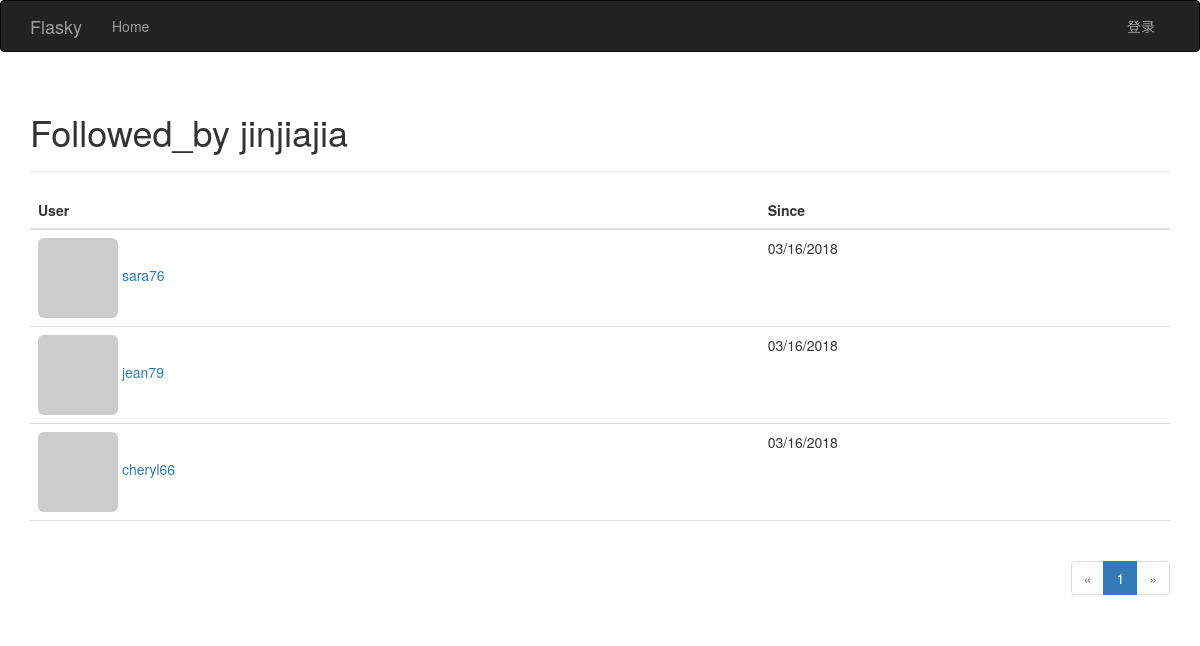
Page /followed_by/jinjiajia on the committed database.
### app/models.py (models this page shows, shortened)
class User(UserMixin, db.Model):
	__tablename__ = 'users'
	id = db.Column(db.Integer, primary_key=True)
	username = db.Column(db.String(64), unique=True, index=True)
	role_id = db.Column(db.Integer, db.ForeignKey('roles.id'))
	password_hash = db.Column(db.String(128))
	email = db.Column(db.String(64), unique=True, index=True)
	confirmed = db.Column(db.Boolean, default=False)
	name = db.Column(db.String(64))
	location = db.Column(db.String(64))
	about_me = db.Column(db.Text())
	member_since = db.Column(db.DateTime(), default=datetime.utcnow)
	last_seen = db.Column(db.DateTime(), default=datetime.utcnow)
	avatar_hash = db.Column(db.String(32))
	posts = db.relationship('Post', backref='author', lazy='dynamic')
	followed = db.relationship('Follow',
								foreign_keys=[Follow.follower_id],
								backref=db.backref('follower', lazy='joined'),
								lazy='dynamic',
								cascade='all, delete-orphan')
	followers = db.relationship('Follow',
								foreign_keys=[Follow.followed_id],
								backref=db.backref('followed',lazy='joined'),
								lazy='dynamic',
								cascade='all, delete-orphan')
	comments = db.relationship('Comment', backref='author', lazy='dynamic')
	@property
	def password(self):
		raise AttributeError('password is not a readable attribute')
	def gravatar(self, size=100, default='identicon', rating='g'):
		url = 'https://secure.gravatar.com/avatar'
		hash = self.avatar_hash or self.gravatar_hash()
		return '{url}/{hash}?s={size}&d={default}&r={rating}'.format(url=url, hash=hash, size=size, default=default, rating=rating)

class Follow(db.Model):
	__tablename__ = 'follows'
	follower_id = db.Column(db.Integer, db.ForeignKey('users.id'),primary_key=True)
	followed_id = db.Column(db.Integer, db.ForeignKey('users.id'), primary_key=True)
	timestamp = db.Column(db.DateTime, default=datetime.utcnow)

### app/main/views.py (the view)
@main.route('/followed_by/<username>')
def followed_by(username):
	user = User.query.filter_by(username=username).first()
	if user is None:
		flash('无效的用户')
		return redirect(url_for('.index'))
	page = request.args.get('page', 1, type=int)
	pagination = user.followed.paginate(
		page, per_page=current_app.config['FLASKY_FOLLOWERS_PER_PAGE'],
		error_out=False)
	follows = [{'user': item.followed, 'timestamp': item.timestamp}
			   for item in pagination.items]
	return render_template('followers.html', user=user, title='Followed_by',
						   endpoint='.followed_by', pagination=pagination,
						   follows=follows)

### app/auth/views.py (called while the page is built)
@auth.before_app_request
def before_request():
	if current_user.is_authenticated:
		current_user.ping()
		if not current_user.confirmed \
				and request.endpoint \
				and request.blueprint != 'auth' \
				and request.endpoint != 'static':
			return redirect(url_for('auth.unconfirmed'))

### app/main/__init__.py (called while the page is built)
@main.app_context_processor
def inject_permission():
	return dict(Permission=Permission)

### app/models.py (called while the page is built)
	def can(self, permissions):
		return False

### app/templates/followers.html (shortened to what this page needs)
{% extends 'base.html' %}
{% import '_macros.html' as macros %}
{% block page_content %}
    <div class="page-header">
        <h1>{{ title }} {{ user.username }}</h1>
    </div>
    <table class="table table-hover followers">
        <thead><tr><th>User</th><th>Since</th></tr></thead>
        {% for follow in follows %}
            {% if follow.user != user %}
            <tr>
                <td>
                    <a href="{{ url_for('.user', username = follow.user.username) }}">
                        <img class="img-rounded" src="{{ follow.user.gravatar(size=32) }}">
                        {{ follow.user.username }}
                    </a>
                </td>
                <td>{{ moment(follow.timestamp).format('L') }}</td>
            </tr>
            {% endif %}
        {% endfor %}
    </table>
    <div class="pagination">
        {{ macros.pagination_widget(pagination, endpoint, username=user.username) }}
    </div>
{% endblock %}

### app/static/styles.css (style rules this page uses)
div.pagination { width: 100%; text-align: right; padding: 0px; margin: 0px; }
.table.followers tr { border-bottom: 1px solid #e0e0e0; }

### rows in the picture
User: username "jinjiajia"
User: user.username "sara76"
Follow: timestamp "03/16/2018"
User: user.username "jean79"
Follow: timestamp "03/16/2018"
User: user.username "cheryl66"
Follow: timestamp "03/16/2018"

### other values in the picture
{{ title }} "Followed_by"
{{ p }} "1"
